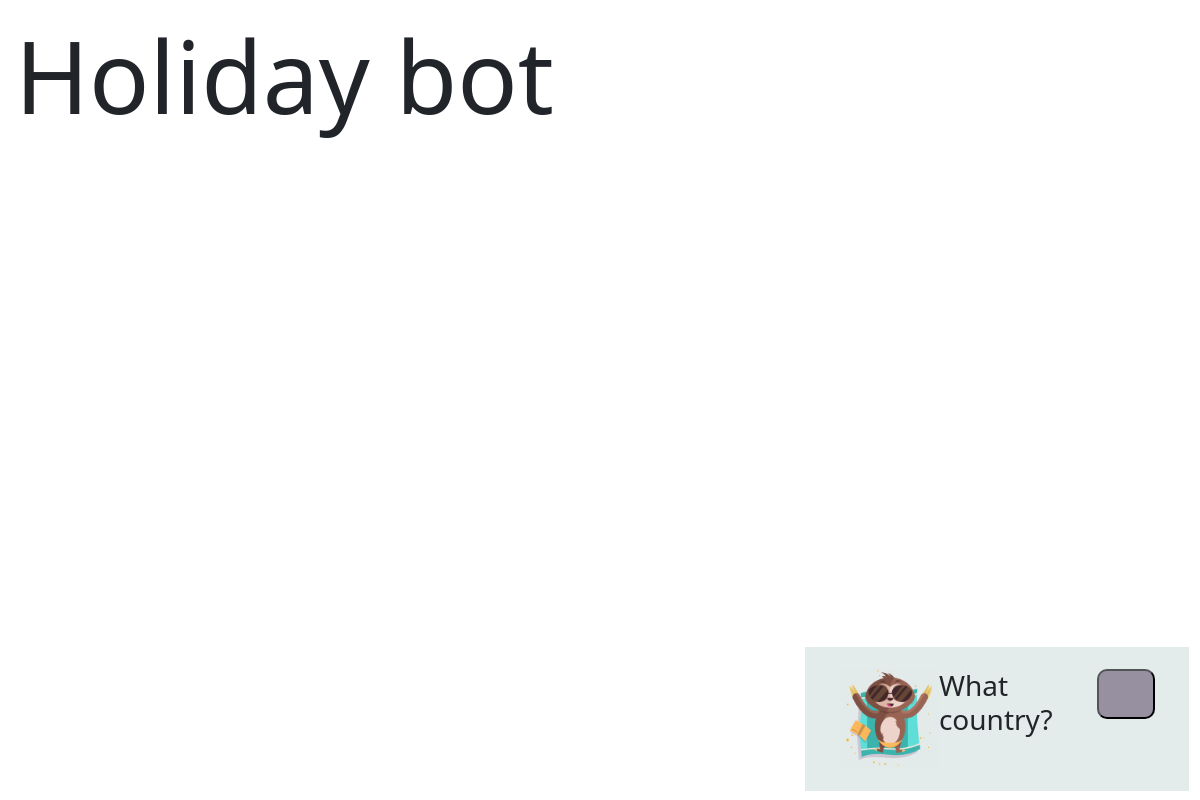
/africa/, run on an earlier commit of the app's database.
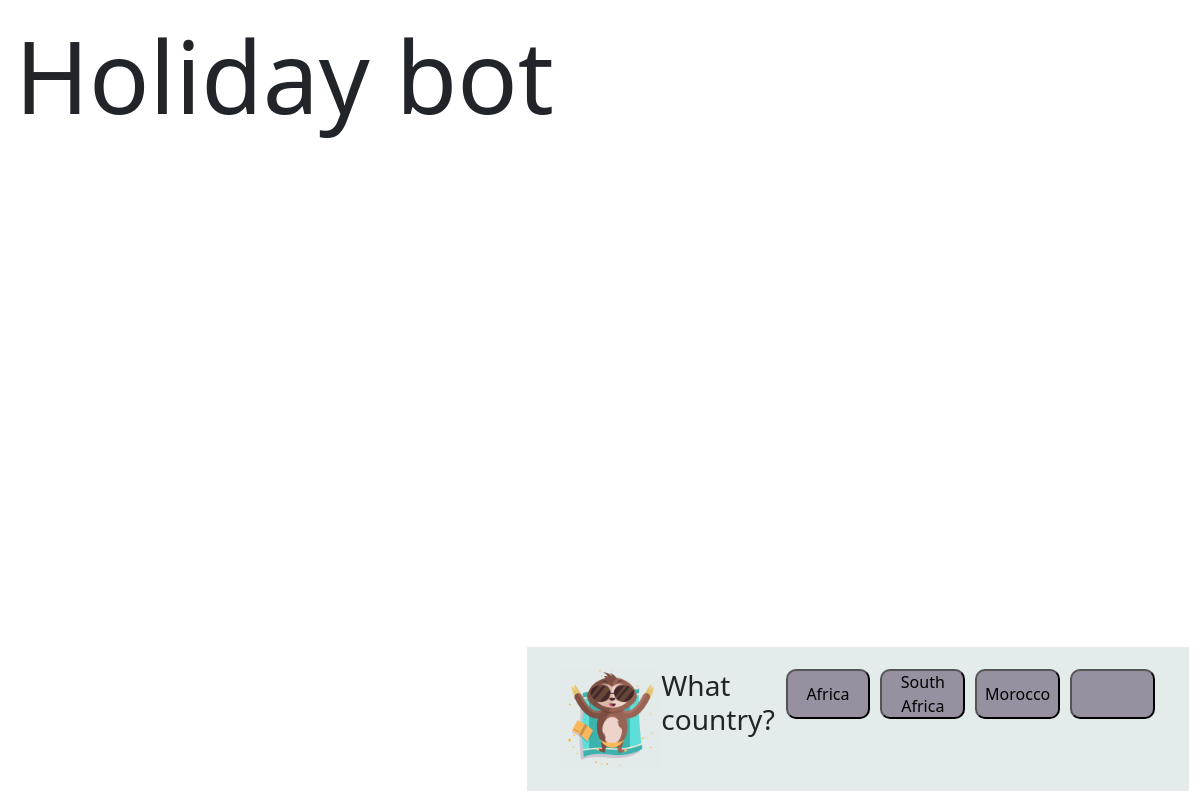
And on a later commit of the database.
### holidays/models.py (models this page shows)
class Countries(models.Model):
    continents = models.ForeignKey(Continents, on_delete=models.CASCADE)
    countries = models.CharField(max_length =100)
    def __str__(self):
        return self.countries

### holidays/views.py (the view)
# urls.py: path('africa/', views.africa, name="africa"),
def africa(request):
    holiday = {"countries": get_countries_by_continent('Africa')}
    return render (request, 'africa.html', holiday)

### holidays/views.py (called while the page is built)
def get_countries_by_continent(continent):
    return Countries.objects.filter(continents__continents=continent)

### holidays/templates/africa.html (shortened to what this page needs)
{% extends 'base.html' %}
{% load static %}
{% block CSS %}
<link rel="stylesheet" href="{% static 'main.css' %}">
{% endblock %}
{% block content %}
<div class="bot" id="bot">
    <div class="container" id="container">
        <img id="bot-image" class="bot-image" src="{% static 'monkey.png' %}">
        <h3>What country?</h3>
{% for data in countries %}
<button mat-button-update mat-raised-button color="primary" class="login" id="btn2" >{{ data }}</button>
{% endfor %}
<button mat-button-update mat-raised-button color="primary" class="btn2" id="btn2">
</button>
    </div>
</div>
{% endblock %}

What changed in the data, as far as the page shows it:
now on this page (row edited): Countries: countries "Africa"
now on this page (row edited): Countries: countries "South Africa"
now on this page (row edited): Countries: countries "Morocco"
